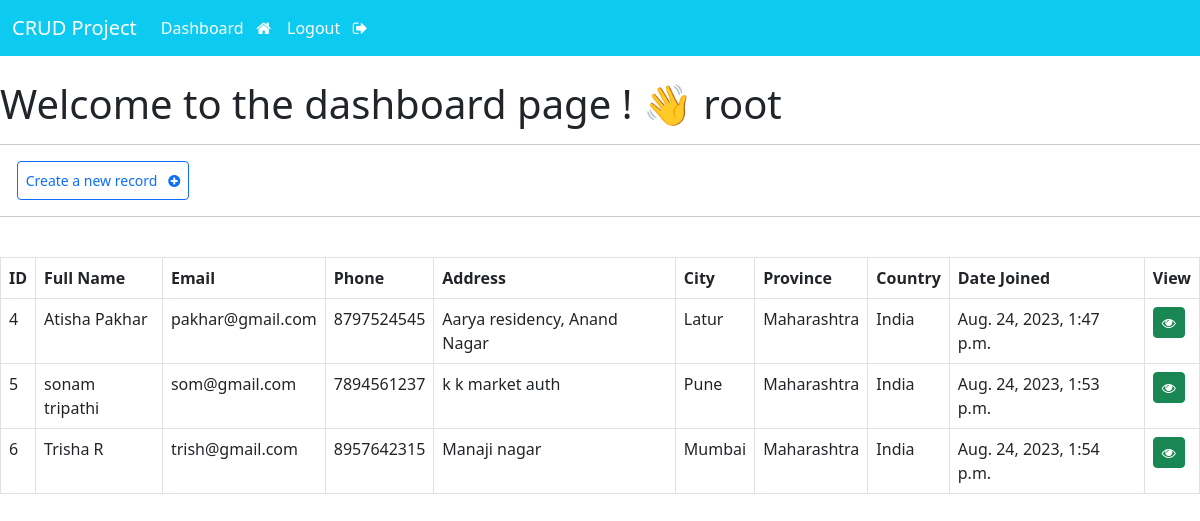
The page /dashboard (signed in) on the database its author committed.
### crud/models.py (models this page shows)
class Record(models.Model):
    creation_date = models.DateTimeField(auto_now_add=True)
    first_name = models.CharField(max_length=100)
    last_name = models.CharField(max_length=100)
    email = models.EmailField(max_length=255)
    phone = models.IntegerField()
    address =models.CharField(max_length=250)
    city = models.CharField(max_length=100)
    province = models.CharField(max_length=200)
    country = models.CharField(max_length=100)

### crud/views.py (the view)
# urls.py: path('dashboard', views.dashboard, name='dashboard'),
@login_required(login_url='login')
def dashboard(request):
    my_records = Record.objects.all()
    return render(request,'crud/dashboard.html',{'records':my_records})

### crud/templates/crud/dashboard.html (shortened to what this page needs)
{% extends 'crud/base.html' %}
{% block content %}
<body>
    <h1>Welcome to the dashboard page ! 👋 {{user}}</h1>
    <hr>
    <a class="btn btn-outline-primary btn-sm p-2 " href="{% url 'create-record' %}">Create a new record &nbsp; <i
            class="fa fa-plus-circle" aria-hidden="true"></i>
    </a>
    <hr>
    <table class="table table-hover table-bordered">
        <thead>
            <tr>
                <th scope="col"> ID </th>
                <th scope="col"> Full Name </th>
                <th scope="col"> Email </th>
                <th scope="col"> Phone </th>
                <th scope="col"> Address </th>
                <th scope="col"> City </th>
                <th scope="col"> Province </th>
                <th scope="col"> Country </th>
                <th scope="col"> Date Joined </th>
                <th scope="col"> View </th>
            </tr>
        </thead>
        <tbody>
            {% if records %}
            {% for form in records %}
            <tr>
                <td>{{form.id}}</td>
                <td>{{form.first_name}} {{form.last_name}}</td>
                <td>{{form.email}}</td>
                <td>{{form.phone}}</td>
                <td>{{form.address}}</td>
                <td>{{form.city}}</td>
                <td>{{form.province}}</td>
                <td>{{form.country}}</td>
                <td>{{form.creation_date}}</td>
                <td><a class="btn btn-success btn-sm" href="{% url 'view-record' form.id %}"><i class="fa fa-eye"
                            aria-hidden="true"></i></a> </td>
            </tr>
            {% endfor %}
            {% endif %}
        </tbody>
    </table>
</body>
{% endblock %}

### crud/templates/crud/base.html (shortened to what this page needs)
{% load static %}
<!doctype html>
<html lang="en">
<head>
    <link href="https://cdn.jsdelivr.net/npm/bootstrap@5.2.3/dist/css/bootstrap.min.css" rel="stylesheet"
>
    <link rel="stylesheet" href="https://cdnjs.cloudflare.com/ajax/libs/font-awesome/4.7.0/css/font-awesome.min.css">
</head>
<body>
    {% block navbar %}{% include 'crud/navbar.html' %}{% endblock navbar%}
    {% block content %}
    {% endblock %}
</body>
</html>

### crud/templates/crud/navbar.html (shortened to what this page needs)
<body>
    <nav class="navbar navbar-expand-lg navbar-dark bg-info justify-content-center">
        <div class="container-fluid">
            <a class="navbar-brand">CRUD Project</a>
            <div class="collapse navbar-collapse" id="navbarNavAltMarkup">
                <div class="navbar-nav">
                    {% if user.is_authenticated %}
                    <a class="nav-link active" href="{% url 'dashboard' %}">Dashboard &nbsp; <i class="fa fa-home"
                            aria-hidden="true"></i></a>
                    <a class="nav-link active" href="{% url 'logout' %}">Logout &nbsp; <i class="fa fa-sign-out"
                            aria-hidden="true"></i></a>
                    {% else %}
                    <a class="nav-link active" href="{% url 'register' %}">Register &nbsp; <i class="fa fa-user-plus"
                            aria-hidden="true"></i></a>
                    <a class="nav-link active" href="{% url 'login' %}">Login &nbsp;<i class="fa fa-key"
                            aria-hidden="true"></i></a>
                    {% endif %}
                </div>
            </div>
        </div>
    </nav>
</body>
</html>

### rows shown on the page
Record: id "4", first_name "Atisha", last_name "Pakhar", email "pakhar@gmail.com", phone "8797524545", address "Aarya residency, Anand Nagar", city "Latur", province "Maharashtra", country "India", creation_date "Aug. 24, 2023, 1:47 p.m."
Record: id "5", first_name "sonam", last_name "tripathi", email "som@gmail.com", phone "7894561237", address "k k market auth", city "Pune", province "Maharashtra", country "India", creation_date "Aug. 24, 2023, 1:53 p.m."
Record: id "6", first_name "Trisha", last_name "R", email "trish@gmail.com", phone "8957642315", address "Manaji nagar", city "Mumbai", province "Maharashtra", country "India", creation_date "Aug. 24, 2023, 1:54 p.m."

### other values the page prints
{{ user }} "root"
